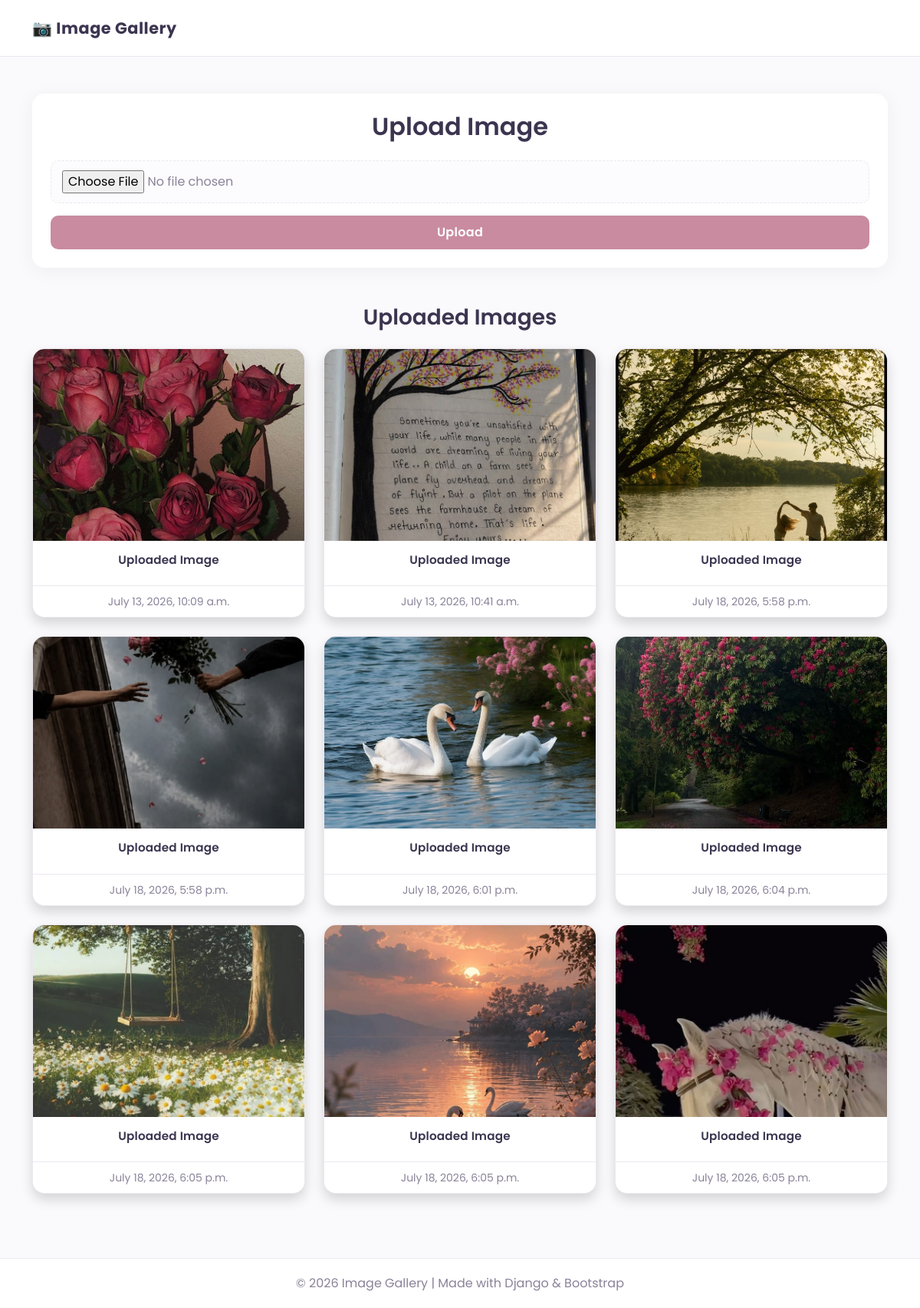
The page / on the database its author committed.
### myapp/models.py (models this page shows)
class Image(models.Model):
     photo= models.ImageField(upload_to="myimage")
     date = models.DateTimeField(auto_now_add=True)

### myapp/views.py (the view)
# urls.py: path('',views.home)
def home(request):
    if request.method == "POST":
        form = ImageForm(request.POST, request.FILES)
        if form.is_valid():
         form.save()
    form = ImageForm()
    img = Image.objects.all()
    return render(request, 'myapp/home.html', {'img':img,'form':form})

### myapp/forms.py
class ImageForm(forms.ModelForm):
    class Meta:
        model = Image
        fields='__all__'
        labels={'photo:':''}

### myapp/templates/myapp/home.html (shortened to what this page needs)
<!doctype html>
<html lang="en">
<head>
    <link href="https://cdn.jsdelivr.net/npm/bootstrap@5.0.2/dist/css/bootstrap.min.css" rel="stylesheet">
</head>
<body>
<nav class="navbar navbar-expand-lg">
    <div class="container">
        <a class="navbar-brand fw-bold" href="#">📷 Image Gallery</a>
    </div>
</nav>
<div class="container mt-5">
    <div class="card shadow-lg mb-5 upload-card">
        <div class="card-body p-4">
            <h2 class="text-center mb-4 text-primary">
                Upload Image
            </h2>
            <form method="POST" enctype="multipart/form-data">
                {{ form }}
                <div class="mt-3">
                    <input type="submit"
                           value="Upload"
                           class="btn btn-primary w-100">
                </div>
            </form>
        </div>
    </div>
    <h3 class="text-center mb-4">
        Uploaded Images
    </h3>
    <div class="row">
        {% for x in img %}
        <div class="col-lg-4 col-md-6 mb-4">
            <div class="card shadow gallery-card">
                <img src="{{ x.photo.url }}"
                     class="card-img-top"
                     alt="Image">
                <div class="card-body text-center">
                    <h6>
                        Uploaded Image
                    </h6>
                </div>
                <div class="card-footer text-center">
                    <small>
                        {{ x.date }}
                    </small>
                </div>
            </div>
        </div>
        {% empty %}
        <div class="col-12">
            <div class="alert alert-warning text-center">
                No Images Uploaded Yet.
            </div>
        </div>
        {% endfor %}
    </div>
</div>
<footer class="text-center">
    <p class="mb-0">
        © 2026 Image Gallery | Made with Django & Bootstrap
    </p>
</footer>
</body>
</html>

### myapp/templates/myapp/home.html (style rules this page uses)
:root { --bg: #faf9fb; --surface: #ffffff; --ink: #3b3550; --muted: #8a8399; --accent: #c98ba0; --accent-dark: #b06e85; --line: #ece8f0; }
body { background: var(--bg); font-family: 'Poppins', sans-serif; color: var(--ink); }
.navbar { background: var(--surface) !important; border-bottom: 1px solid var(--line); padding: 16px 0; }
.navbar-brand { color: var(--ink) !important; font-weight:700; letter-spacing:.5px; font-size: 1.3rem; }
.card { transition:0.3s; border:none; border-radius:16px; overflow:hidden; }
.upload-card { background: var(--surface); box-shadow: 0 4px 25px rgba(59,53,80,.06) !important; }
.text-primary { color: var(--ink) !important; font-weight: 600; }
form input[type="file"] { display:block; width:100%; padding:12px 14px; border:1.5px dashed var(--line); border-radius:10px; background:#fcfbfd; color: var(--muted); }
.btn-primary { background: var(--accent); border:none; font-weight:600; padding: 10px 0; border-radius: 10px; letter-spacing:.3px; }
h3 { color: var(--ink); font-weight:600; position: relative; }
.gallery-card { background: var(--surface); box-shadow: 0 4px 20px rgba(59,53,80,.05); border: 1px solid var(--line); }
.card img { height:250px; object-fit:cover; }
.card-body h6 { color: var(--ink); font-weight:600; font-size: .95rem; letter-spacing:.2px; }
.card-footer { background: var(--surface); border-top: 1px solid var(--line) !important; }
.card-footer small { color: var(--muted) !important; }
footer { margin-top:60px; background: var(--surface) !important; color: var(--muted) !important; border-top: 1px solid var(--line); padding: 20px 0; }

### rows shown on the page
Image: photo (picture), date "July 13, 2026, 10:09 a.m."
Image: photo (picture), date "July 13, 2026, 10:41 a.m."
Image: photo (picture), date "July 18, 2026, 5:58 p.m."
Image: photo (picture), date "July 18, 2026, 5:58 p.m."
Image: photo (picture), date "July 18, 2026, 6:01 p.m."
Image: photo (picture), date "July 18, 2026, 6:04 p.m."
Image: photo (picture), date "July 18, 2026, 6:05 p.m."
Image: photo (picture), date "July 18, 2026, 6:05 p.m."
Image: photo (picture), date "July 18, 2026, 6:05 p.m."
